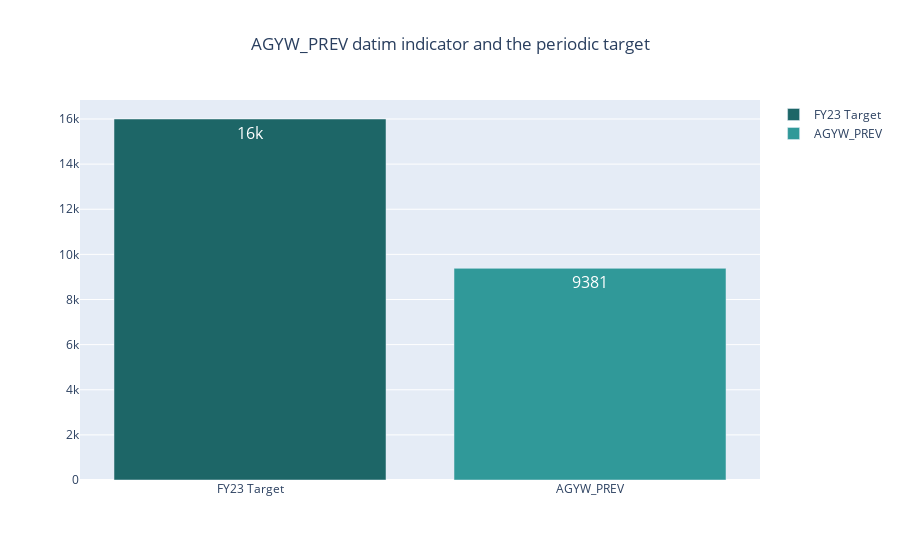

This figure's notebook cell:
### Code cell
fig = px.bar(
    data_plot,
    x="state",
    y="data",
    text_auto=True,
    title="AGYW_PREV datim indicator and the periodic target",
    color="state",
    #color="data",
    #text="data",
    labels={"state":"","data":""},
    #color_discrete_map={"Target":"#75b8d1", "AGYW_PREV results":"#44AA99"}
    color_discrete_map={"FY23 Target":"#1D6667", "AGYW_PREV":"#309999"}
    #color_discrete_sequence = px.colors.sequential.GnBu, 
    #color_continuous_scale= px.colors.sequential.GnBu
)
fig = fig.update_layout(title_x=0.5)
fig.update_traces(textfont_size=16)
fig.write_image("./rezo/global_agywprev.png")

### Figure 1 — Plotly figure (JSON) as saved in the notebook; plotly's stock layout.template omitted (floating-point values rounded to 4 significant figures)
{"data": [{"alignmentgroup": "True", "hovertemplate": "=%{y}<extra></extra>", "legendgroup": "FY23 Target", "marker": {"color": "#1D6667", "pattern": {"shape": ""}}, "name": "FY23 Target", "offsetgroup": "FY23 Target", "orientation": "v", "showlegend": true, "textfont": {"size": 16}, "textposition": "auto", "texttemplate": "%{y}", "type": "bar", "x": ["FY23 Target"], "xaxis": "x", "y": [16000], "yaxis": "y"}, {"alignmentgroup": "True", "hovertemplate": "=%{y}<extra></extra>", "legendgroup": "AGYW_PREV", "marker": {"color": "#309999", "pattern": {"shape": ""}}, "name": "AGYW_PREV", "offsetgroup": "AGYW_PREV", "orientation": "v", "showlegend": true, "textfont": {"size": 16}, "textposition": "auto", "texttemplate": "%{y}", "type": "bar", "x": ["AGYW_PREV"], "xaxis": "x", "y": [9381], "yaxis": "y"}], "layout": {"barmode": "relative", "legend": {"title": {"text": ""}, "tracegroupgap": 0}, "title": {"text": "AGYW_PREV datim indicator and the periodic target", "x": 0.5}, "xaxis": {"anchor": "y", "categoryarray": ["FY23 Target", "AGYW_PREV"], "categoryorder": "array", "domain": [0, 1], "title": {"text": ""}}, "yaxis": {"anchor": "x", "domain": [0, 1], "title": {"text": ""}}}}
